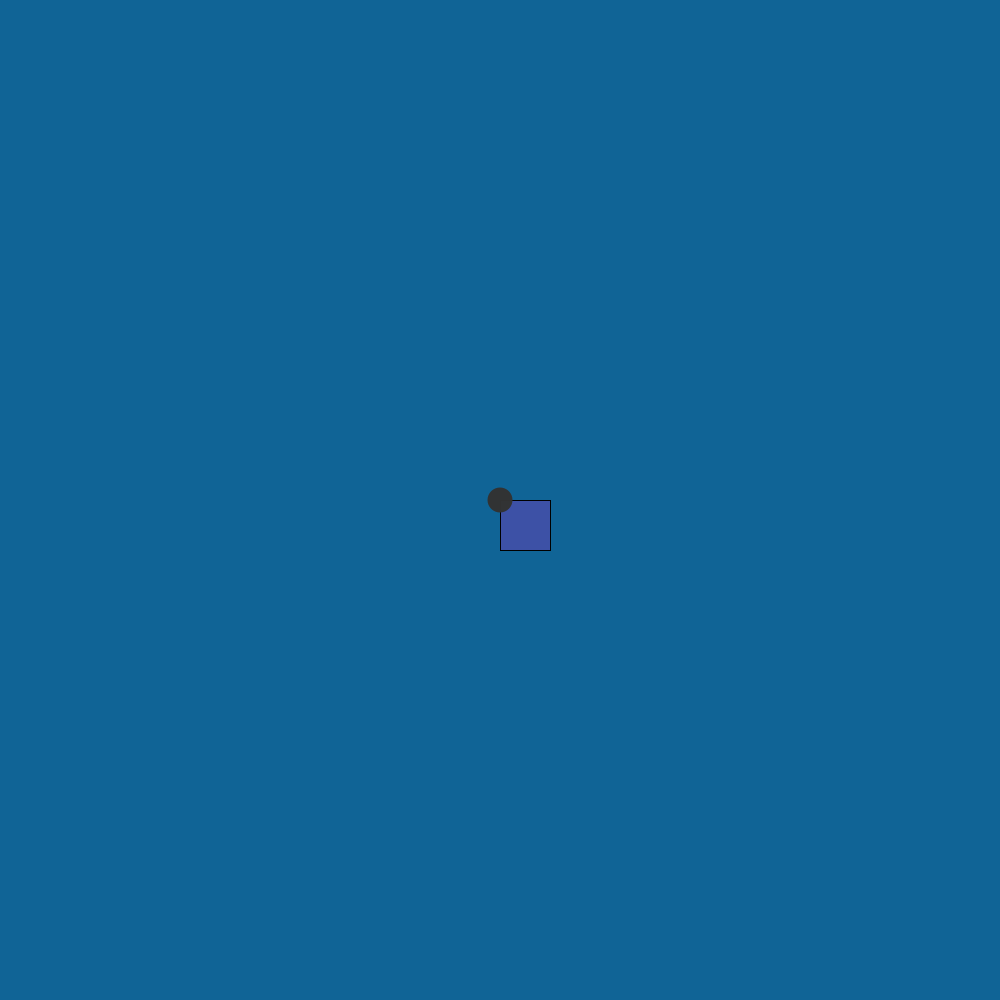
Frame 1 (no input)
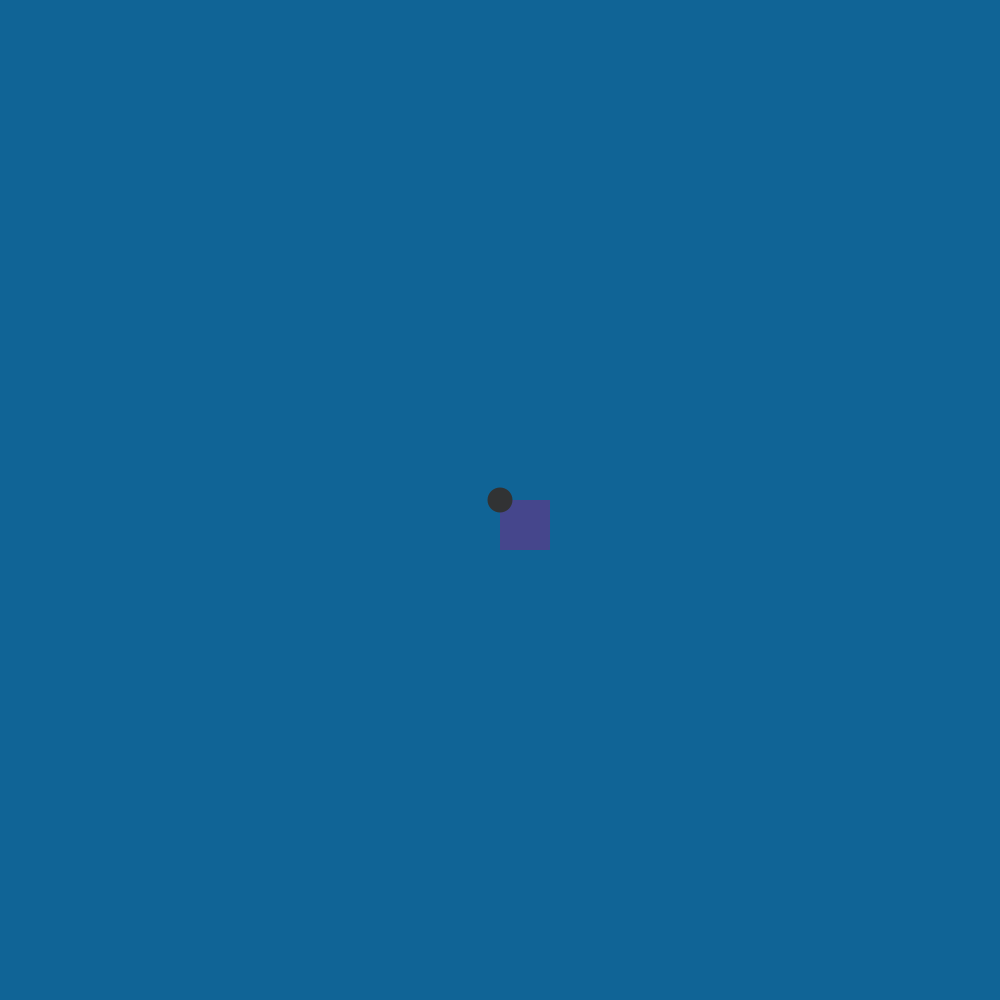
Frame 60 (the mouse pressed at the canvas centre just before this capture)
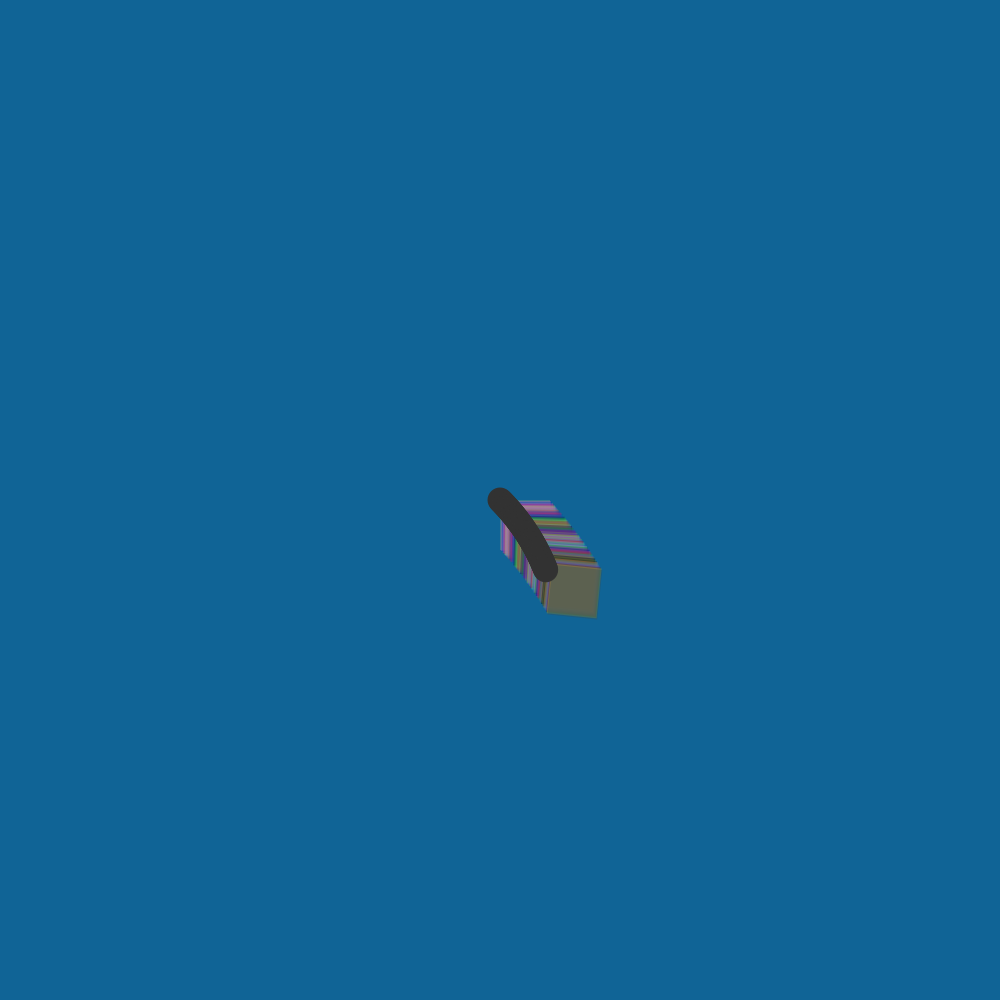
Frame 120 (the mouse held since frame 60 and released just before this capture)

The Processing sketch that drew these frames (run headless with seeded random() and noise(); from frame 60 on, the mouse is pressed at the canvas centre):

// Processing sketch: processing_99674
// ── processing_99674.pde

//declaraciÛn de variables eje
int size = 30;
float xpos = 200;//elipse
float ypos = 0;
float x1pos = 200;
float y1pos = 0;

//variables de direcciÛn
int xdirection = 1;
int ydirection = 1;
int x1direction = 1;
int y1direction = 1;

//variables de velocidad
float xspeed = 1.7;
float yspeed = 2.6;
float x1speed = 3.4;
float y1speed = 4.9;

float r=0.1;

float radio=60;
int op=1;
//int cont=0;
float cont=0;
int cont2=0;
int op2=0;
int op3=0;


void setup()
{
  //size (400, 400);
 
 size (1000, 1000);
 // frameRate(27);//web fps
  frameRate(500);//web fps

  //posiciÛn inicial de las variables
  //xpos = mouseX;
  //ypos = mouseY;
  x1pos = x1pos;
  y1pos = y1pos;
  background(020, 100, 150);
}
void draw()
{
  
  if(op3==0)
  {
    background(020,100,150);
  }
  
  
  xpos = xpos + ( xspeed * xdirection );
  ypos = ypos + ( yspeed * ydirection );  
  x1pos = x1pos +( x1speed * x1direction );
  y1pos = y1pos + ( y1speed * y1direction );

  //condicionales de regreso
  if (xpos > 800-radio/2 || xpos < 0+radio/2 )
  {
    xdirection *= -1;
  }
  if (ypos > 400 || ypos < 0)
  {
    ydirection *= -1;
  }
  if (x1pos > 800 || x1pos < 0)
  {
    x1direction*= -1;
  }
  if (y1pos > 400 || y1pos < 0)
  {
    y1direction *= -1;
  }

  //figuras
  //  rect(mouseX-size/2 ,mouseY-size/2,size,size);
  //  if ((xpos < 400)&&(xpos > 0))
  //    {
  //      xspeed = 10 ; //velocidad de este segmento
  //     // fill(0,0,0,100); //color de la figura en este segmento
  //      fill(random(150, 250),random(150, 250),random(150, 250),0);
  //    }

  //  ellipse(xpos,400,radio,radio);
  //  if ((x1pos < 133)&&(x1pos > 0))
  //    {
  //      x1speed = 0.5;
  //      fill(250,100,150,100);
  //    }
  //  if ((x1pos < 266) && (x1pos > 133))
  //    {
  //      x1speed = x1speed +2;
  //      fill(0,070,050,100);
  //    }
  //  if ((xpos > 266)&&(xpos < 400))
  //    {
  //      x1speed = x1speed +1;
  //      fill(280,0,100,100);
  //    }

    
    //xspeed = xspeed +10;
    //yspeed = yspeed +7;
    x1speed = x1speed+20;
    y1speed = y1speed+20;

    size=50;
    //r=random(0.2, 50);

    //background(250,250,250);

    pushMatrix();

   // translate(mouseX, mouseY);
   translate(width/2, height/2);
   fill(random(0, 200), random(0, 200), random(0, 200), 100);
   
    rotate(radians(cont));
    rect(cont2, cont2, size, size);

    noStroke();
    
    pushMatrix();

    translate(0, 0);
    rotate(radians(cont));
    fill(50, 50, 50, 250);
    ellipse(cont2, cont2, size/2, size/2);
    //rect(0,0,size,size);

    popMatrix();

    popMatrix();




  

    if (cont2<=300 && op2==0)
    {
      cont2++;
      //cont2=50;
      if (cont2==300)
      {
        op2=1;
      }
    } 
    if (cont2>=0 && op2==1)
    {
      cont2--;
      if (cont2==0)
      {
        op2=0;
      }
    }
    
      cont=cont+r;




  if (mousePressed) 
  {
    
 //  r=random(3,50);
 
    op3=1;
  // r=random(0.1, 70);

    //      ellipse(xpos,400,60,60);
    //      if ((xpos < 800)&&(xpos > 0))
    //      {
    //        
    //        fill(random(0, 250),random(0, 250),random(0, 250),100); //color de la figura en este segmento
    //      }
  } 
  else
  {
    x1speed = x1speed;

    op3=0;
    if (size<=100 && size >=5 && op==1)
    {
      size = size + 5;
      if (size==100)
      {
        op=2;
      }
    }
    if (size<=100 && size >=5 && op==2)
    {
      size = size - 5;
      if (size==5)
      {
        op=1;
      }
    }

    cont=0;
    cont2=0;
  }
}
